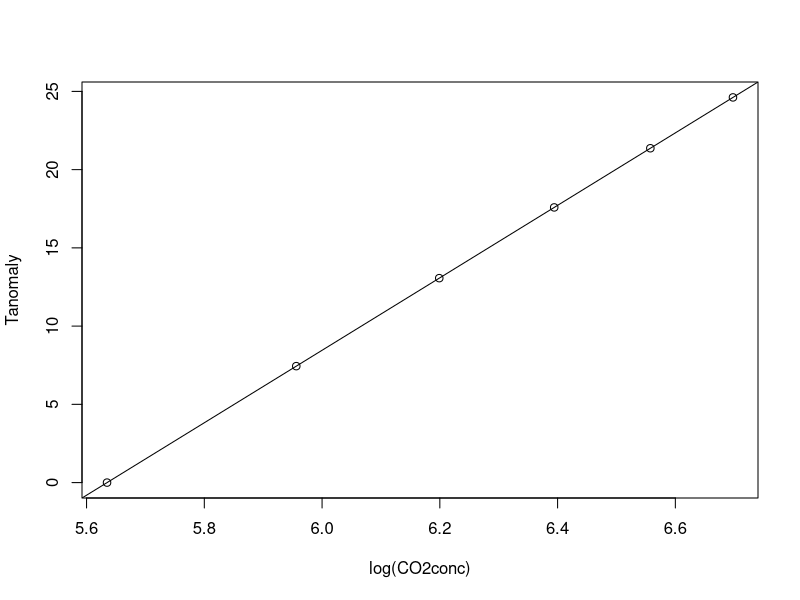

Source code (R):
## ---- chunk 1
knitr::opts_chunk$set(echo = TRUE)
## ---- chunk 2
CumEmissions=c(0,500,1000,1500,2000,2500) # GtC
inAtmosFraction=0.45 # fraction remainiong in atmosphere
leftInAtmos=inAtmosFraction*CumEmissions # GtC
GtCper_ppmRise=2.12 # additional GtC in atmosphere required for 1 ppm rise in CO2 concentration
C0 =280 # pre-industrial CO2 concentration in atmosphere in ppm
CO2conc=C0 + leftInAtmos/GtCper_ppmRise

RF=function(x){
    5.35*log(x)
}

RFCO2 = 5.35*RF(CO2conc/C0) # radiative forcing depends logarithmically on CO2 concentration


RFdoubling=RF(2)
sensitivity=3 # temperature rise in K for a doubling of CO2
Tanomaly=sensitivity*RFCO2/RFdoubling
plot(log(CO2conc),Tanomaly)
fit=lm(Tanomaly~log(CO2conc))
abline(fit$coefficients[1],fit$coefficients[2])
